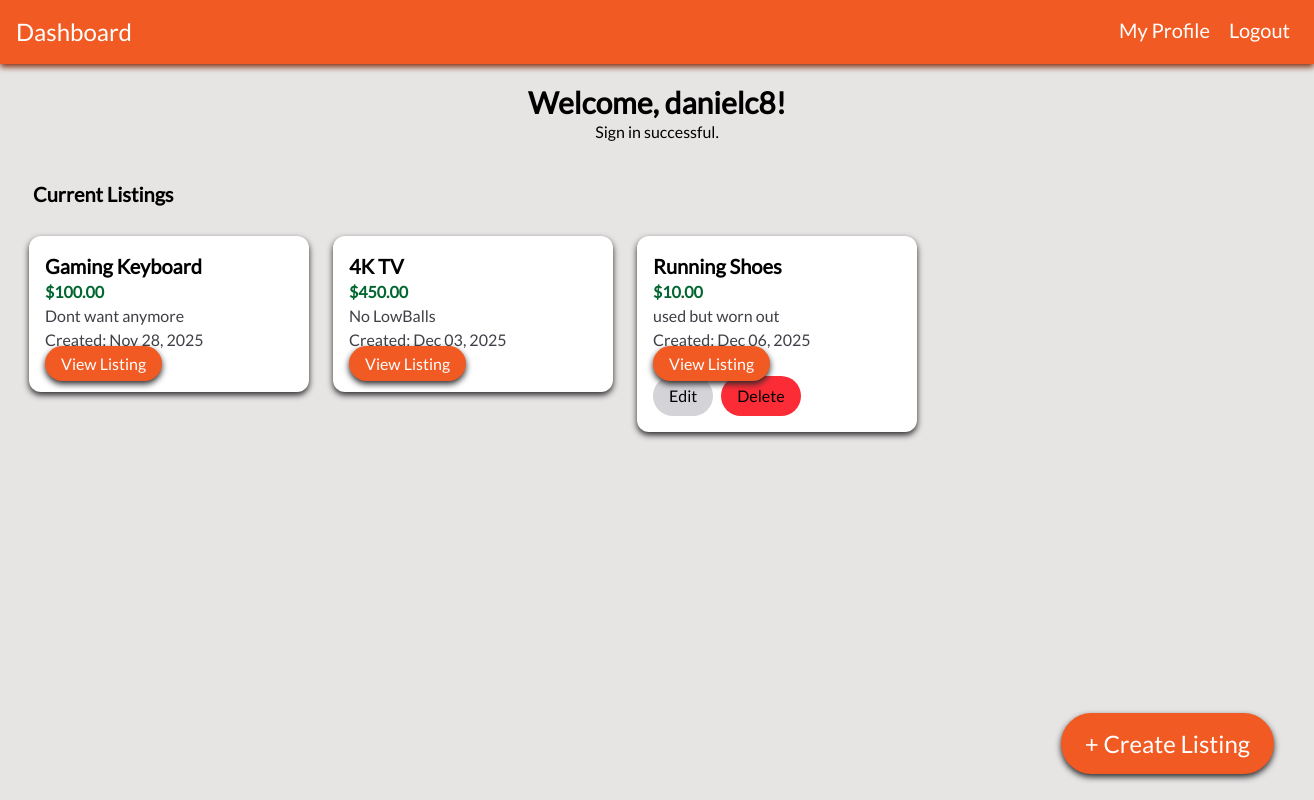
The app's page /dashboard/ (signed in), older data.
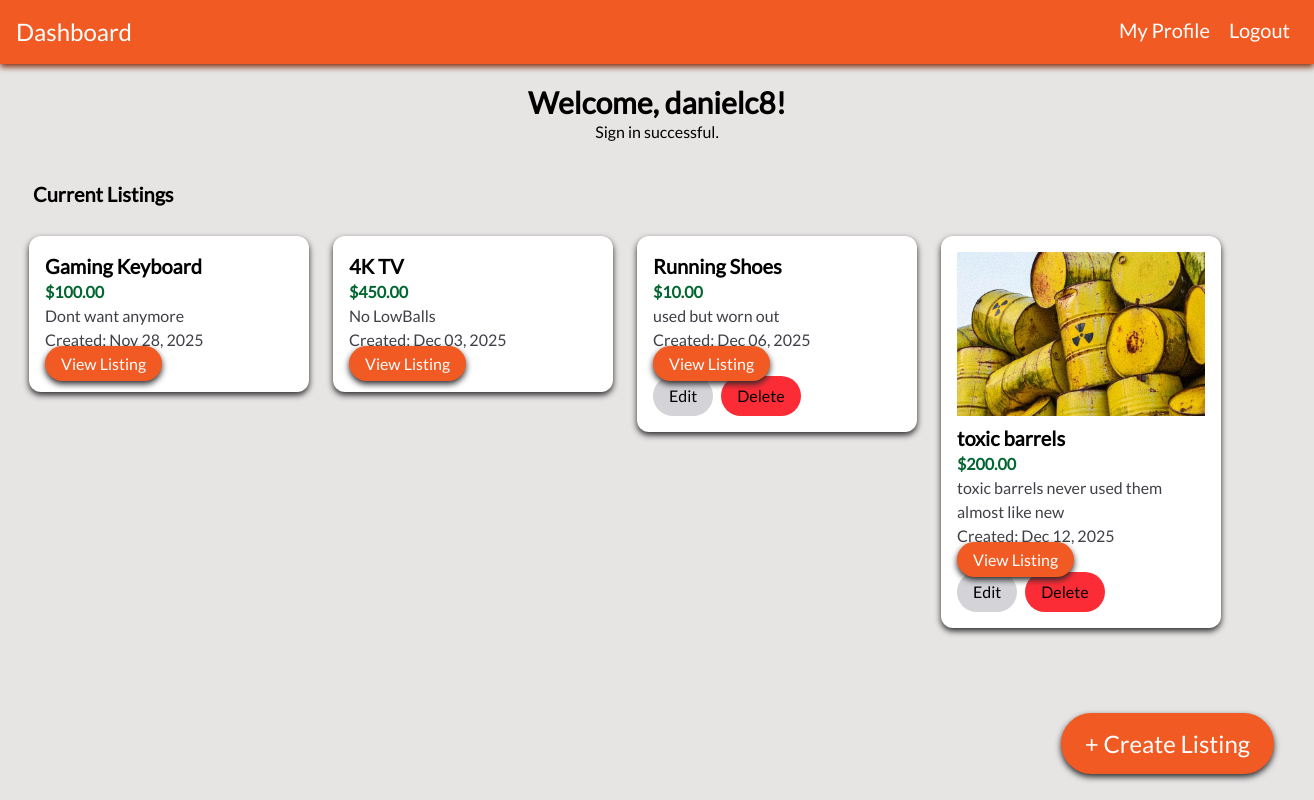
The same page, newer data.
### market_App/models.py (models this page shows, shortened)
class Listings(models.Model):
    user = models.ForeignKey(Student, on_delete=models.CASCADE, related_name="listings")
    name = models.CharField(max_length=50)
    description = models.TextField(blank=True)
    price = models.DecimalField(max_digits=5, decimal_places=2, null=True, blank=True)
    creation_Date = models.DateTimeField(auto_now_add=True)
    image = models.ImageField(
        upload_to='listing_images/',
        blank=True,
        null=True,
    )

### market_App/views.py (the view)
# urls.py: path('dashboard/', views.dashboard, name='dashboard'),
@login_required
def dashboard(request):
    listings = Listings.objects.all()
    return render(request, 'mainPage.html', {
        'listings': listings
    })

### market_App/templates/mainPage.html (shortened to what this page needs)
<!DOCTYPE html>
<html lang="en">
<head>
    <link href="../static/output.css" rel="stylesheet" type="text/css">
</head>
<body class="flex flex-col items-center bg-stone-200 font-lato w-screen h-screen">
<nav class="flex flex-row align-center w-screen bg-utrgv-orange drop-shadow-md drop-shadow-orange-900 p-4">
    <a class="text-2xl text-white" href="#">Dashboard</a>
    <div class="ms-auto">
        <a href="{% url 'profile' %}" class="text-xl text-white pr-2 pl-2">My Profile</a>
        <a href="{% url 'logout' %}" class="text-xl text-white pr-2 pl-2">Logout</a>
    </div>
</nav>
<div class="container py-5">
    <div class="text-center mb-5">
    <h1 class="text-3xl font-bold">Welcome, {{ user.username }}!</h1>
    <p class="text-muted">Sign in successful.</p>
</div>
<h3 class="text-xl font-semibold p-4">Current Listings</h3>
<div class="flex flex-row">
        {% for product in listings %}
        <div class="col-12 col-sm-6 col-lg-4 col-xl-3">
            <div class="bg-white p-4 m-3 w-70 rounded-xl flex flex-col drop-shadow-md drop-shadow-zinc-800">
                <div class="card-body">
                    {% if product.image %}
                    <img src="{{ product.image.url }}" class="img-fluid mb-2" alt="{{ product.name }}">
                    {% endif %}
                    <h5 class="text-xl font-bold">{{ product.name }}</h5>
                    {% if product.price %}
                    <p class="font-bold text-green-800">${{ product.price }}</p>
                    {% endif %}
                    <p class="text-zinc-700">{{ product.description|truncatewords:15 }}</p>
                    <p class="text-zinc-700">
                        Created: {{ product.creation_Date|date:"M d, Y" }}
                    </p>
                    <a href="{% url 'view_listing' product.pk %}"
                       class="mt-2 inline-block text-center bg-utrgv-orange text-white pt-2 pb-2 pl-4 pr-4 rounded-4xl drop-shadow-md drop-shadow-zinc-800">
                         View Listing
                    </a>
                    {% if product.user == request.user.student %}
                     <div class="flex flex-row items-center">
                        <a href="{% url 'edit_listing' product.pk %}" class="button w-100px bg-zinc-300 mr-1 pt-2 pb-2 pl-4 pr-4 rounded-4xl">
                            Edit
                        </a>
                        <a href="{% url 'delete_listing' product.pk %}" class="button w-100px bg-red-500 ml-1 pt-2 pb-2 pl-4 pr-4 rounded-4xl">
                            Delete
                        </a>
                     </div>
                    {% endif %}
                </div>
            </div>
        </div>
        {% empty %}
            <p class="text-muted">There are no listings yet.</p>
        {% endfor %}
    </div>
</div>
<div class="fixed bottom-0 right-0 mb-10 mr-10">
    <div class="d-flex justify-content-start">
        <a href="{% url 'create_listing' %}" class="button text-2xl text-white bg-utrgv-orange pt-4 pb-4 pl-6 pr-6 rounded-4xl drop-shadow-md drop-shadow-zinc-800">
            + Create Listing
        </a>
    </div>
</div>
</body>
</html>

Row changes from the older to the newer data that the page shows:
added Listings: image (picture), name "toxic barrels", price "200.00", description "toxic barrels never used them almost like new", creation_Date "Dec 12, 2025", shows "Edit"
